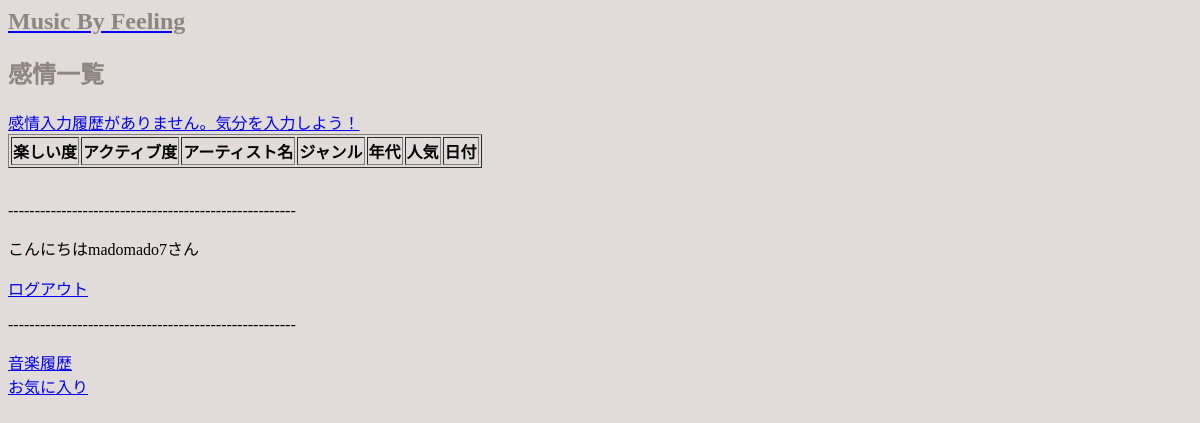
Page /music_list/ (signed in) on the earlier database version.
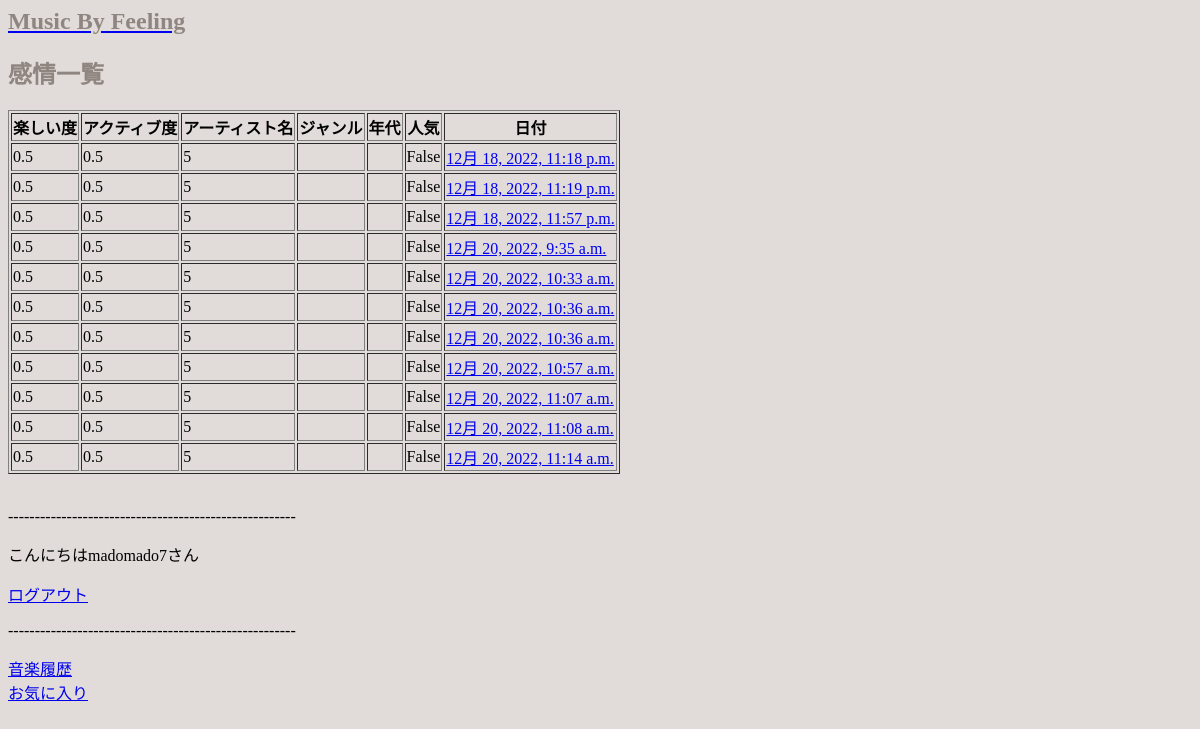
Same page on the later database version.
### music_by_feeling/models.py (models this page shows, shortened)
class Music(models.Model):
    user = models.ForeignKey(to=User, on_delete=models.CASCADE, null=True)
    feeling_1 = models.CharField(max_length=10, default='5')
    feeling_2 = models.CharField(max_length=10, default='5')
    artist = models.CharField(max_length=20,default='5',blank=True, null=True)
    genre = models.CharField(
         max_length=10,
         default='',
         blank=True,
         null=True
         )
    era = models.CharField(
         '年代',
         max_length=5,
         default='',
         blank=True,
         null=True
         )
    date = models.DateTimeField('日付', null=True)
    famous = models.BooleanField(default=False, blank=True, null=True)
    """time = models.DateTimeField(default=timezone.now)"""

### music_by_feeling/views.py (the view)
# urls.py: path('music_list/',views.MusicList.as_view(), name='music_list'),
class MusicList(ListView):
    context_object_name="music_list"
    template_name="music_list.html"
    model=Music
    def get_queryset(self):
        return Music.objects.filter(user=self.request.user.id)

### music_by_feeling/category_list.py (called while the page is built)
def common(request):
    context = {
            'category_list': Category.objects.all(),
    }
    return context

### music_by_feeling/templates/music_by_feeling/music_list.html
{% extends 'music_by_feeling/base.html' %}
{% block content %}
<h2>感情一覧</h2>
        <div class="music">
                <table border="1">
                    <tr>
                        <th>楽しい度</th>
                        <th>アクティブ度</th>
                        <th>アーティスト名</th>
                        <th>ジャンル</th>
                        <th>年代</th>
                        <th>人気</th>
                        <th>日付</th>
                    </tr>
                    {% for music in music_list %}
                    <tr>
                        <td>{{ music.feeling_1 }}</td>
                        <td>{{ music.feeling_2 }}</td>
                        <td>{{ music.artist }}</td>
                        <td>{{ music.genre }}</td>
                        <td>{{ music.era }}</td>
                        <td>{{ music.famous }}</td>
                        <td><a href="{% url 'music_by_feeling:page3' %}">{{ music.date }}</a></td>
                    </tr>
                    {% empty %}
                        <a href="{% url 'music_by_feeling:page3' %}">感情入力履歴がありません。気分を入力しよう！</a>
                    {% endfor %}
                </table>
        </div>
{% endblock %}

### music_by_feeling/templates/music_by_feeling/base.html (shortened to what this page needs)
<!doctype html>
<html>
    <head>
    </head>
    <body>
        <a href="{% url 'music_by_feeling:index' %}">
            <h2>Music By Feeling</h2>
        </a>
        {% block content %}
        {% endblock %}
        <br>
        <p>------------------------------------------------------</p>
        {% if user.id  %}
            <p>こんにちは{{ user.username }}さん</p>
            <a href="{% url 'music_by_feeling:logout' %}">ログアウト</a><br>
        {% else %}
            <a href="{% url 'music_by_feeling:login' %}">ログインはこちら</a><br>
            <a href="{% url 'music_by_feeling:signup' %}">新規登録</a><br>
        {% endif %}
        <p>------------------------------------------------------</p>
        {% if user.id  %}
            <a href="{% url 'music_by_feeling:history_list' %}">音楽履歴</a><br>
            <a href="{% url 'music_by_feeling:playlist' %}">お気に入り</a><br>
        {% endif %}
        <br>
    </body>
</html>

### music_by_feeling/templates/music_by_feeling/base.html (style rules this page uses)
body { background-color: e1dcd9; }
h2 { color: 8f8681; }

Differences in the rows shown:
added Music: feeling_1 "0.5", feeling_2 "0.5", artist "5", famous "False", date "12月 18, 2022, 11:18 p.m."
added Music: feeling_1 "0.5", feeling_2 "0.5", artist "5", famous "False", date "12月 18, 2022, 11:19 p.m."
added Music: feeling_1 "0.5", feeling_2 "0.5", artist "5", famous "False", date "12月 18, 2022, 11:57 p.m."
added Music: feeling_1 "0.5", feeling_2 "0.5", artist "5", famous "False", date "12月 20, 2022, 9:35 a.m."
added Music: feeling_1 "0.5", feeling_2 "0.5", artist "5", famous "False", date "12月 20, 2022, 10:33 a.m."
added Music: feeling_1 "0.5", feeling_2 "0.5", artist "5", famous "False", date "12月 20, 2022, 10:36 a.m."
added Music: feeling_1 "0.5", feeling_2 "0.5", artist "5", famous "False", date "12月 20, 2022, 10:36 a.m."
added Music: feeling_1 "0.5", feeling_2 "0.5", artist "5", famous "False", date "12月 20, 2022, 10:57 a.m."
added Music: feeling_1 "0.5", feeling_2 "0.5", artist "5", famous "False", date "12月 20, 2022, 11:07 a.m."
added Music: feeling_1 "0.5", feeling_2 "0.5", artist "5", famous "False", date "12月 20, 2022, 11:08 a.m."
added Music: feeling_1 "0.5", feeling_2 "0.5", artist "5", famous "False", date "12月 20, 2022, 11:14 a.m."
Other differences:
text no longer shown: "感情入力履歴がありません。気分を入力しよう！"
